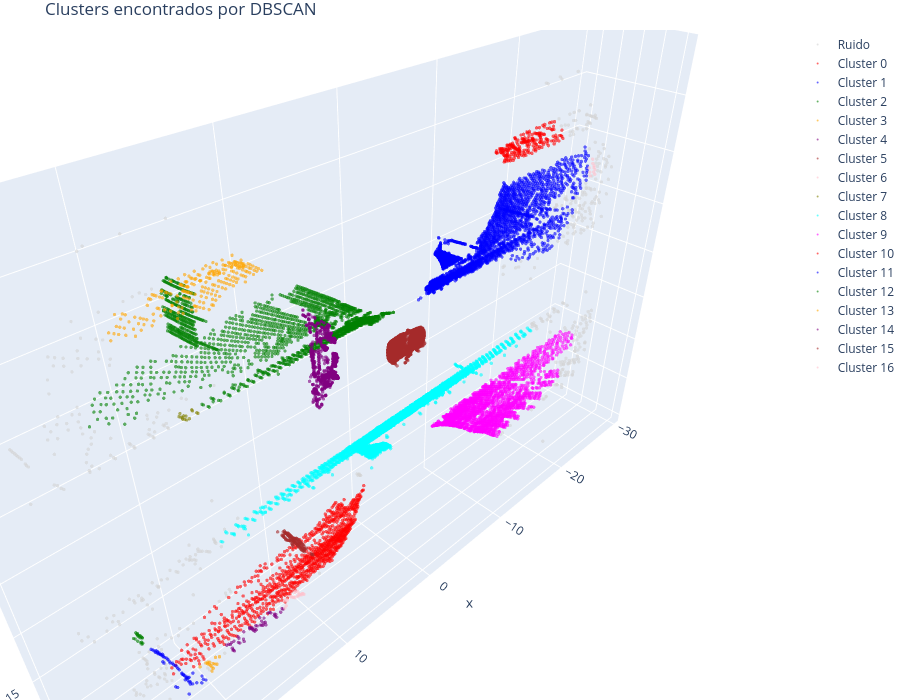

Notebook code for this chart:
### Code cell
# Un color distinto por cada cluster (el ruido, -1, en gris)
etiquetas_unicas = sorted(set(labels))
colores_paleta = ['red', 'blue', 'green', 'orange', 'purple', 'brown',
                   'pink', 'olive', 'cyan', 'magenta']

grupos = {}
for etiqueta in etiquetas_unicas:
    puntos_cluster = no_suelo[labels == etiqueta]
    if etiqueta == -1:
        nombre = "Ruido"
        color = "lightgray"
    else:
        nombre = f"Cluster {etiqueta}"
        color = colores_paleta[etiqueta % len(colores_paleta)]
    grupos[nombre] = (puntos_cluster, color)

plot_3d(grupos, "Clusters encontrados por DBSCAN")
